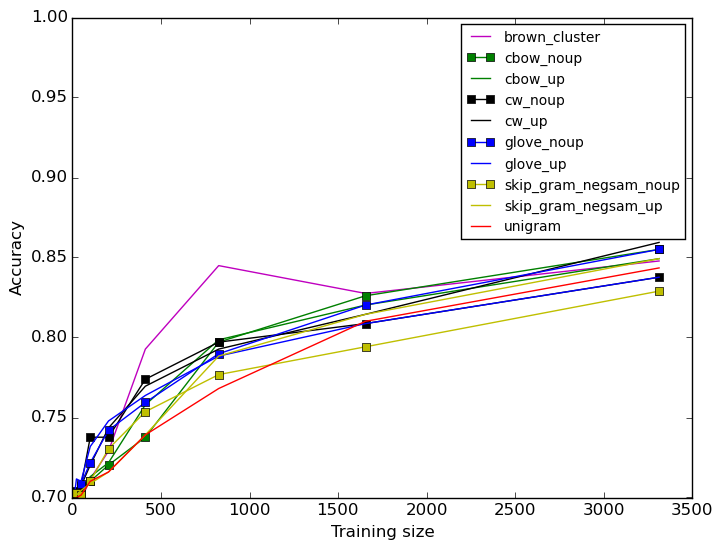

Python code for this plot:
#!/usr/bin/python
from pylab import *
from natsort import natsorted
import re
import os
import glob
import array
import fnmatch
import numpy as np
import sys, getopt
import matplotlib.pyplot as plt

try:
	opts, args = getopt.getopt(sys.argv[1:],"hi:o:",["ifolder=","ofile="])
except getopt.GetoptError:
	print 'script.py -i <inputfolder> -o <outputfile>'
	sys.exit(2)
for opt, arg in opts:
	if opt == '-h':
		print 'XX.py -i <inputfolder> -o <outputfile>'
		sys.exit()
	elif opt in ("-i", "--ifolder"):
		inputfolder = arg
	elif opt in ("-o", "--ofile"):
        	outputfile = arg
#	elif opt in ("-t", "--otitle"):
#        	title = arg

print 'Input folder is:', inputfolder
print 'Output file is:', outputfile
#print 'Graph title:', title

x = []
y = []
xv = []
yv = []
label = ''
marker = ''
color = 'r'
linestyle = '-'
noupMarker = 's'
walk_dir = inputfolder
legParams = {'legend.fontsize': 10}

alist_filter = ['brown_cluster_v4000_best.txt', 
#	'cbow_negsam_noupdated_best.txt', 
	'cbow_updated_best.txt', 
	'cbow_noupdated_best.txt', 
	'cw_noupdated_best.txt', 
	'cw_updated_best.txt', 
	'unigram_best.txt', 
	'glove_noupdated_best.txt', 
#	'glove_updated_incretuneparam.txt',
	'glove_updated_best.txt',  
#	'skip_gram_negsam_noupdated_best.txt', 
#	'skip_gram_negsam_updated_incretuneparam.txt']
	'skipgram_noupdated_best.txt', 
	'skipgram_updated_best.txt']


# Walk into directories in filesystem
# Ripped from os module and slightly modified
# for alphabetical sorting
#
def sortedWalk(top, topdown=True, onerror=None):
    from os.path import join, isdir, islink
 
    names = os.listdir(top)
    names.sort()
    dirs, nondirs = [], []
 
    for name in names:
        if isdir(os.path.join(top, name)):
            dirs.append(name)
        else:
            nondirs.append(name)
 
    if topdown:
        yield top, dirs, nondirs
    for name in dirs:
        path = join(top, name)
        if not os.path.islink(path):
            for x in sortedWalk(path, topdown, onerror):
                yield x
    if not topdown:
        yield top, dirs, nondirs

for root, subdirs, files in sortedWalk(walk_dir):
	#print('--\nroot = ' + root)
	for subdir in sorted(subdirs):
		print('\t- subdirectory ' + subdir)		
	for filename in files:  		  		
		if filename in alist_filter:
			if re.match("unigram_best.txt", filename): 
				color='r'
				label = "unigram" 
			if re.match("glove_noupdated_best.txt", filename):
				color='b'
				marker = noupMarker
				label = "glove_noup"
			if re.match("glove_updated_best.txt", filename):					
				color='b'
				label = "glove_up"
			elif re.match("cbow_noupdated_best.txt", filename):
				color='g'
				marker = noupMarker
				label = "cbow_noup"
			elif re.match("cbow_updated_best.txt", filename): 
				color='g'
				label = "cbow_up"
			elif re.match("skipgram_noupdated_best.txt", filename):
				color='y'
				marker = noupMarker
				label = "skip_gram_negsam_noup"
			elif re.match("skipgram_updated_best.txt", filename): 
				color='y'
				label = "skip_gram_negsam_up"
			elif re.match("cw_updated_best.txt", filename): 
				color='k'
				label =  "cw_up"
			elif re.match("cw_noupdated_best.txt", filename):
				color='k'
				marker = noupMarker
				label = "cw_noup"
			elif re.match("brown_cluster_v4000_best.txt", filename): 
				color='m'
				label = "brown_cluster"
			filePath = os.path.join(root, filename)
			print('\t- file %s (full path: %s)' % (filename, filePath))
			with open(filePath, 'rb') as f:
			        lines = f.readlines()
				f.close	
				# check the column title
				titleLine = lines[0]
				t = titleLine.split()				
				print('column title:', t[23])		# out-of-vocabulary_Accuracy
				# skip the first row with the titles
				for line in lines[1:]: 
					p = line.split()	
					x.append(float(p[0]))				
					y.append(float(p[23]))				
				# convert to numpy array
				print('x ', x)						
				print('y ', y)			
				xv = np.array(x)
				yv = np.array(y)
				plt.plot(xv, yv, label = label, linestyle=linestyle, marker=marker, color=color)	
				x = []
				y = []
				xv = []
				yv = []
				label = ''	
				marker = ''

plt.ylim([.7,1])
plt.xlabel('Training size')
plt.ylabel('Accuracy')

plt.rcParams.update(legParams)
plt.legend(loc='best')
savefig(outputfile, bbox_inches='tight')
#plt.show()
